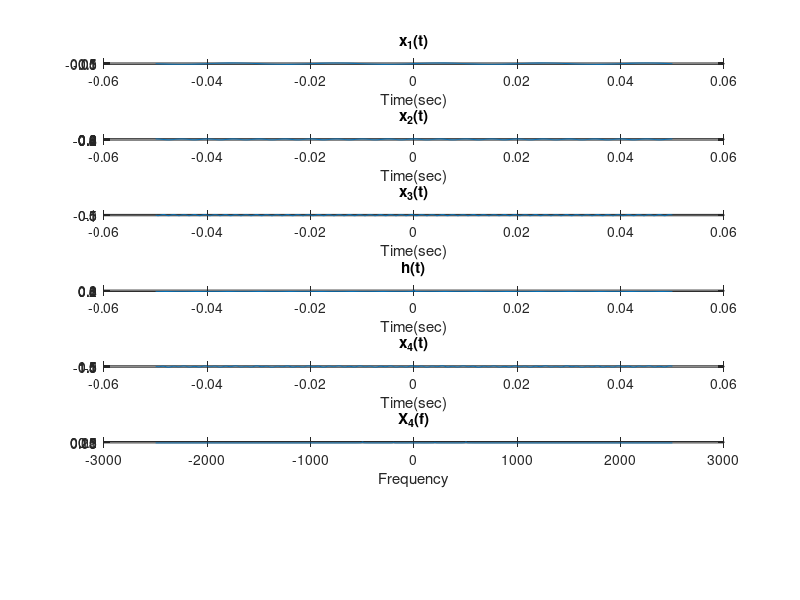
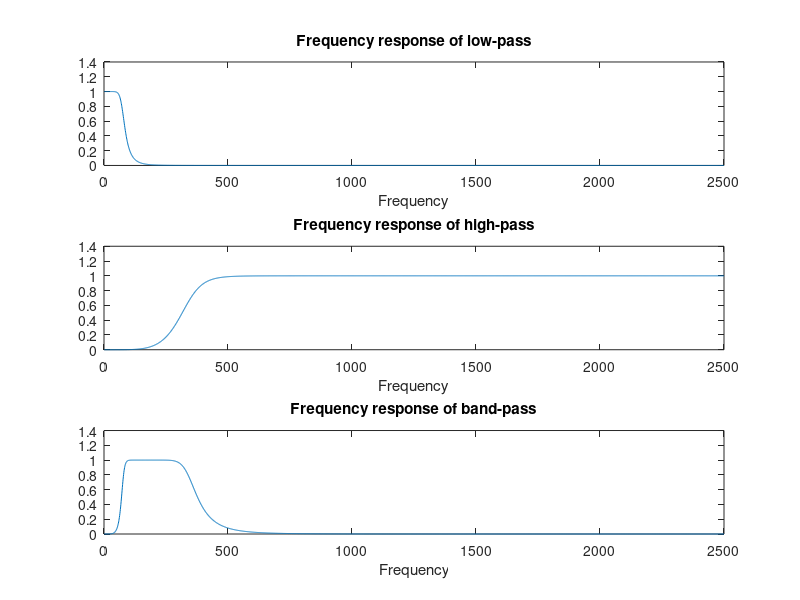
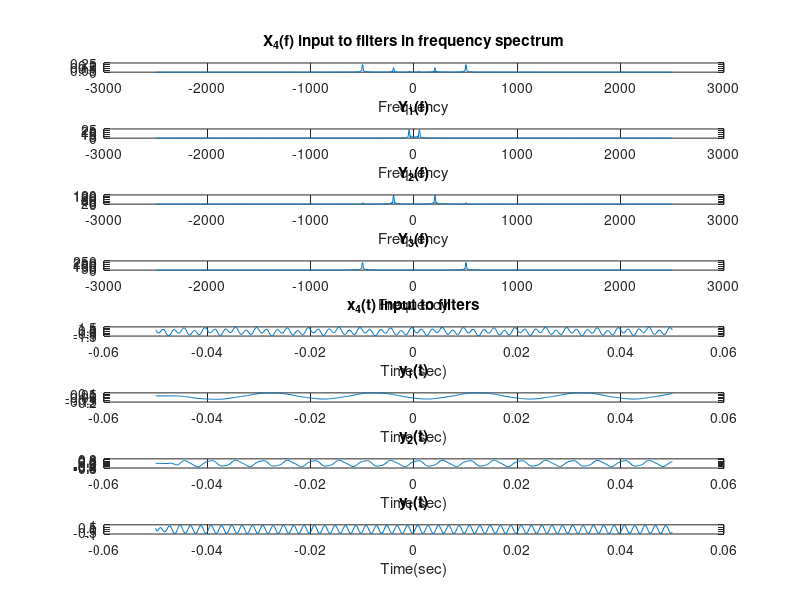

Reproduce these figures in MATLAB, in order.
clc;
clear;
close all;

%%%%%%%%%%%%%%%%%%%%%%%%%%%
% Author: Onur Can Ozkaya %
%%%%%%%%%%%%%%%%%%%%%%%%%%%

Fs = 5000;
t = -0.05 : 1/Fs : 0.05;

f1 = 50;
f2 = 200;
f3 = 500;

h = (t == 0);

x1 = 0.1 * sin(2*pi*f1*t);
x2 = 0.5 * cos(2*pi*f2*t);
x3 = -0.9 * sin(2*pi*f3*t);

figure(1);
subplot(711);
plot(t, x1);
title('x_1(t)');
xlabel('Time(sec)');

subplot(712);
plot(t, x2);
title('x_2(t)');
xlabel('Time(sec)');

subplot(713);
plot(t, x3);
title('x_3(t)');
xlabel('Time(sec)');

subplot(714);
plot(t, h);
title('h(t)');
xlabel('Time(sec)');


x4 = conv(x1, h, 'same') + conv(x2, h, 'same') + conv(x3, h, 'same');
size = length(x4) + length(h) - 1;

subplot(715);
plot(t, x4);
title('x_4(t)');
xlabel('Time(sec)');


N = 1024;
x4fft = fft(x4, N);
x4fft = fftshift(x4fft);
x4fft = abs(x4fft)/N;

f = Fs * linspace(-0.5, 0.5, N);
subplot(716);
plot(f, x4fft);
title('X_4(f)');
xlabel('Frequency');


%% Low-pass Filter
Fo1 = 75;
n = 5;
[blp, alp] = butter(n, Fo1 / (Fs / 2), 'low');

%% High-pass Filter with cut-off frequency Fc
Fo2 = 350;
[bhp, ahp] = butter(n , Fo2 / (Fs / 2), 'high');

%% Band-pass filter
Fc = [Fo1 Fo2];
[bbp, abp] = butter(n, Fc ./ (Fs / 2), 'bandpass');

[Hlp, Flp]=freqz(blp, alp, Fs/2);
[Hhp, Fhp]=freqz(bhp, ahp, Fs/2);
[Hbp, Fbp]=freqz(bbp, abp, Fs/2);

figure(2);

subplot(311);
plot(abs(Hlp));
title('Frequency response of low-pass');
xlabel('Frequency');

subplot(312);
plot(abs(Hhp));
title('Frequency response of high-pass');
xlabel('Frequency');

subplot(313);
plot(abs(Hbp));
title('Frequency response of band-pass');
xlabel('Frequency');

y1 = filter(blp, alp, x4);
y1fft = fft(y1, N);

y2 = filter(bbp, abp, x4);
y2fft = fft(y2, N);

y3 = filter(bhp, ahp, x4);
y3fft = fft(y3, N);

fvect = linspace(-Fs / 2, Fs / 2, N);
figure(3);

subplot(811);
plot(f, x4fft);
title('X_4(f) input to filters in frequency spectrum');
xlabel('Frequency');

subplot(812);
plot(fvect, abs(fftshift(y1fft)));
title('Y_1(f)');
xlabel('Frequency');

subplot(813);
plot(fvect, abs(fftshift(y2fft)));
title('Y_2(f)');
xlabel('Frequency');

subplot(814);
plot(fvect, abs(fftshift(y3fft)));
title('Y_3(f)');
xlabel('Frequency');

subplot(815);
plot(t, x4);
title('x_4(t) input to filters')
xlabel('Time(sec)');
subplot(816);
plot(t, y1);
title('y_1(t)');
xlabel('Time(sec)');

subplot(817);
plot(t, y2);
title('y_2(t)');
xlabel('Time(sec)');

subplot(818);
plot(t, y3);
title('y_1(t)');
xlabel('Time(sec)');

